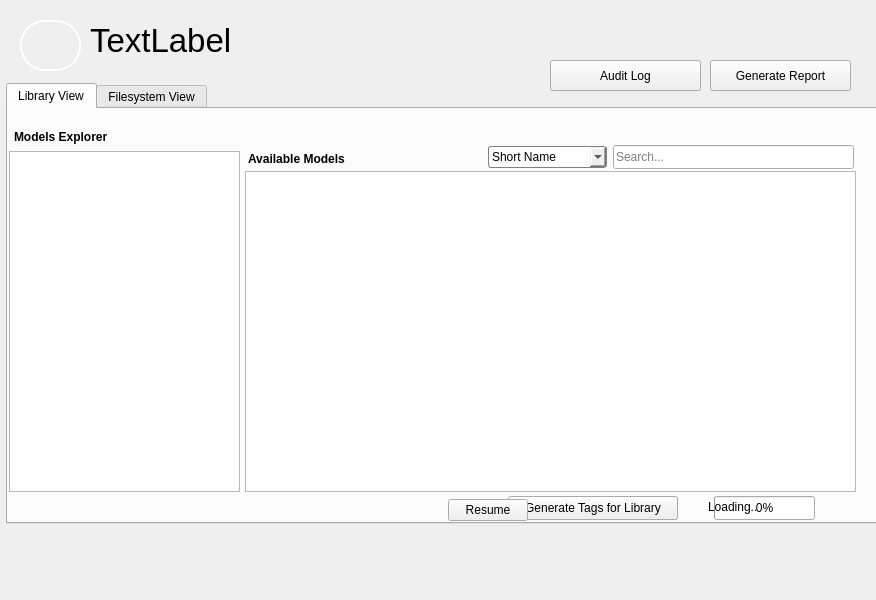
<?xml version="1.0" encoding="UTF-8"?>
<ui version="4.0">
 <class>LibraryWindow</class>
 <widget class="QWidget" name="LibraryWindow">
  <property name="geometry">
   <rect>
    <x>0</x>
    <y>0</y>
    <width>876</width>
    <height>600</height>
   </rect>
  </property>
  <property name="sizePolicy">
   <sizepolicy hsizetype="Expanding" vsizetype="Expanding">
    <horstretch>0</horstretch>
    <verstretch>0</verstretch>
   </sizepolicy>
  </property>
  <property name="windowTitle">
   <string>Library</string>
  </property>
  <widget class="QTabWidget" name="tabWidget">
   <property name="geometry">
    <rect>
     <x>6</x>
     <y>83</y>
     <width>911</width>
     <height>441</height>
    </rect>
   </property>
   <property name="maximumSize">
    <size>
     <width>16777215</width>
     <height>450</height>
    </size>
   </property>
   <property name="autoFillBackground">
    <bool>false</bool>
   </property>
   <property name="styleSheet">
    <string notr="true"/>
   </property>
   <property name="currentIndex">
    <number>0</number>
   </property>
   <widget class="QWidget" name="libraryTab">
    <attribute name="title">
     <string>Library View</string>
    </attribute>
    <widget class="QComboBox" name="searchFieldComboBox">
     <property name="geometry">
      <rect>
       <x>480</x>
       <y>37</y>
       <width>119</width>
       <height>22</height>
      </rect>
     </property>
     <property name="styleSheet">
      <string notr="true">    border: 1px solid gray;
    border-radius: 3px;
    padding: 1px 18px 1px 3px;
    min-width: 6em;
</string>
     </property>
     <item>
      <property name="text">
       <string>Short Name</string>
      </property>
     </item>
     <item>
      <property name="text">
       <string>Tags</string>
      </property>
     </item>
    </widget>
    <widget class="QListView" name="availableModelsView">
     <property name="geometry">
      <rect>
       <x>237</x>
       <y>62</y>
       <width>611</width>
       <height>321</height>
      </rect>
     </property>
     <property name="sizePolicy">
      <sizepolicy hsizetype="Expanding" vsizetype="Expanding">
       <horstretch>0</horstretch>
       <verstretch>1</verstretch>
      </sizepolicy>
     </property>
     <property name="autoFillBackground">
      <bool>true</bool>
     </property>
     <property name="resizeMode">
      <enum>QListView::ResizeMode::Adjust</enum>
     </property>
     <property name="spacing">
      <number>15</number>
     </property>
     <property name="gridSize">
      <size>
       <width>220</width>
       <height>140</height>
      </size>
     </property>
     <property name="viewMode">
      <enum>QListView::ViewMode::IconMode</enum>
     </property>
     <property name="uniformItemSizes">
      <bool>true</bool>
     </property>
    </widget>
    <widget class="QLabel" name="label_2">
     <property name="geometry">
      <rect>
       <x>240</x>
       <y>42</y>
       <width>141</width>
       <height>16</height>
      </rect>
     </property>
     <property name="font">
      <font>
       <bold>true</bold>
      </font>
     </property>
     <property name="text">
      <string>Available Models</string>
     </property>
     <property name="textFormat">
      <enum>Qt::TextFormat::PlainText</enum>
     </property>
    </widget>
    <widget class="QLineEdit" name="searchLineEdit">
     <property name="geometry">
      <rect>
       <x>605</x>
       <y>36</y>
       <width>241</width>
       <height>24</height>
      </rect>
     </property>
     <property name="placeholderText">
      <string>Search...</string>
     </property>
    </widget>
    <widget class="QLabel" name="explorerLabel">
     <property name="geometry">
      <rect>
       <x>6</x>
       <y>20</y>
       <width>231</width>
       <height>16</height>
      </rect>
     </property>
     <property name="font">
      <font>
       <pointsize>9</pointsize>
       <bold>true</bold>
      </font>
     </property>
     <property name="text">
      <string>Models Explorer</string>
     </property>
    </widget>
    <widget class="QListView" name="explorerModelsView">
     <property name="geometry">
      <rect>
       <x>1</x>
       <y>42</y>
       <width>231</width>
       <height>341</height>
      </rect>
     </property>
     <property name="sizePolicy">
      <sizepolicy hsizetype="Expanding" vsizetype="Expanding">
       <horstretch>0</horstretch>
       <verstretch>1</verstretch>
      </sizepolicy>
     </property>
     <property name="minimumSize">
      <size>
       <width>0</width>
       <height>0</height>
      </size>
     </property>
     <property name="frameShape">
      <enum>QFrame::Shape::StyledPanel</enum>
     </property>
     <property name="frameShadow">
      <enum>QFrame::Shadow::Raised</enum>
     </property>
     <property name="verticalScrollBarPolicy">
      <enum>Qt::ScrollBarPolicy::ScrollBarAsNeeded</enum>
     </property>
     <property name="horizontalScrollBarPolicy">
      <enum>Qt::ScrollBarPolicy::ScrollBarAlwaysOff</enum>
     </property>
     <property name="selectionMode">
      <enum>QAbstractItemView::SelectionMode::SingleSelection</enum>
     </property>
     <property name="selectionBehavior">
      <enum>QAbstractItemView::SelectionBehavior::SelectRows</enum>
     </property>
     <property name="iconSize">
      <size>
       <width>16</width>
       <height>16</height>
      </size>
     </property>
     <property name="uniformItemSizes">
      <bool>true</bool>
     </property>
    </widget>
    <widget class="QProgressBar" name="progressBar">
     <property name="geometry">
      <rect>
       <x>706</x>
       <y>387</y>
       <width>101</width>
       <height>24</height>
      </rect>
     </property>
     <property name="minimum">
      <number>0</number>
     </property>
     <property name="maximum">
      <number>100</number>
     </property>
     <property name="value">
      <number>0</number>
     </property>
     <property name="visible">
      <bool>false</bool>
     </property>
    </widget>
    <widget class="QLabel" name="statusLabel">
     <property name="geometry">
      <rect>
       <x>700</x>
       <y>390</y>
       <width>200</width>
       <height>16</height>
      </rect>
     </property>
     <property name="text">
      <string>Loading..</string>
     </property>
    </widget>
    <widget class="QPushButton" name="cancelButton">
     <property name="geometry">
      <rect>
       <x>590</x>
       <y>387</y>
       <width>80</width>
       <height>24</height>
      </rect>
     </property>
     <property name="styleSheet">
      <string notr="true">
                    padding: 4px 12px;
                  </string>
     </property>
     <property name="text">
      <string>Cancel</string>
     </property>
    </widget>
    <widget class="QPushButton" name="pauseButton">
     <property name="geometry">
      <rect>
       <x>500</x>
       <y>387</y>
       <width>80</width>
       <height>24</height>
      </rect>
     </property>
     <property name="styleSheet">
      <string notr="true">
                    padding: 4px 12px;
                  </string>
     </property>
     <property name="text">
      <string>Pause</string>
     </property>
    </widget>
    <widget class="QPushButton" name="generateAllTagsButton">
     <property name="geometry">
      <rect>
       <x>500</x>
       <y>387</y>
       <width>170</width>
       <height>24</height>
      </rect>
     </property>
     <property name="styleSheet">
      <string notr="true">
                    padding: 4px 12px;
                  </string>
     </property>
     <property name="text">
      <string>Generate Tags for Library</string>
     </property>
    </widget>
    <widget class="QPushButton" name="resumeButton">
     <property name="geometry">
      <rect>
       <x>440</x>
       <y>390</y>
       <width>80</width>
       <height>22</height>
      </rect>
     </property>
     <property name="text">
      <string>Resume</string>
     </property>
    </widget>
    <zorder>label_2</zorder>
    <zorder>searchLineEdit</zorder>
    <zorder>explorerLabel</zorder>
    <zorder>explorerModelsView</zorder>
    <zorder>progressBar</zorder>
    <zorder>statusLabel</zorder>
    <zorder>searchFieldComboBox</zorder>
    <zorder>availableModelsView</zorder>
    <zorder>cancelButton</zorder>
    <zorder>pauseButton</zorder>
    <zorder>horizontalSpacer</zorder>
    <zorder>generateAllTagsButton</zorder>
    <zorder>resumeButton</zorder>
   </widget>
   <widget class="QWidget" name="filesystemTab">
    <attribute name="title">
     <string>Filesystem View</string>
    </attribute>
    <layout class="QHBoxLayout" name="filesystemLayout">
     <property name="leftMargin">
      <number>0</number>
     </property>
     <property name="rightMargin">
      <number>0</number>
     </property>
     <property name="bottomMargin">
      <number>0</number>
     </property>
     <item>
      <widget class="QWidget" name="fsContainer">
       <layout class="QVBoxLayout" name="fsContainerLayout">
        <property name="leftMargin"><number>6</number></property>
        <property name="topMargin"><number>6</number></property>
        <property name="rightMargin"><number>6</number></property>
        <property name="bottomMargin"><number>6</number></property>
        <item> <!-- Controls row -->
         <layout class="QHBoxLayout" name="fsControlsLayout">
          <item>
           <widget class="QPushButton" name="expandOneLevelButton">
            <property name="text"><string>Expand Depth +1</string></property>
           </widget>
          </item>
          <item>
           <widget class="QPushButton" name="collapseAllButton">
            <property name="text"><string>Collapse All</string></property>
           </widget>
          </item>
          <item>
           <spacer name="fsControlsSpacer">
            <property name="orientation"><enum>Qt::Horizontal</enum></property>
            <property name="sizeHint">
             <size><width>40</width><height>20</height></size>
            </property>
           </spacer>
          </item>
         </layout> <!-- layout fsControlsLayout -->
        </item> <!-- Controls row -->
        <item> <!-- Tree-view w/ check boxes-->
         <widget class="QTreeView" name="fileSystemTreeView">
          <property name="sizePolicy">
           <sizepolicy hsizetype="Expanding" vsizetype="Expanding">
            <horstretch>1</horstretch>
            <verstretch>0</verstretch>
           </sizepolicy>
          </property>
         </widget>
        </item>
       </layout> <!-- layout fsContainerLayout -->
      </widget> <!-- widget fsContainer -->
     </item> <!-- Tree-view w/ check boxes-->
    </layout> <!-- layout filesystemLayout -->
   </widget> <!-- widget filesystemTab -->
  </widget>
  <widget class="QLabel" name="currentLibrary">
   <property name="geometry">
    <rect>
     <x>90</x>
     <y>20</y>
     <width>311</width>
     <height>41</height>
    </rect>
   </property>
   <property name="font">
    <font>
     <pointsize>25</pointsize>
    </font>
   </property>
   <property name="text">
    <string>TextLabel</string>
   </property>
  </widget>
  <widget class="QPushButton" name="generateReportButton">
   <property name="geometry">
    <rect>
     <x>710</x>
     <y>60</y>
     <width>141</width>
     <height>31</height>
    </rect>
   </property>
   <property name="text">
    <string>Generate Report</string>
   </property>
  </widget>
  <widget class="QPushButton" name="auditLogButton">
   <property name="geometry">
    <rect>
     <x>550</x>
     <y>60</y>
     <width>151</width>
     <height>31</height>
    </rect>
   </property>
   <property name="text">
    <string>Audit Log</string>
   </property>
  </widget>
  <widget class="QPushButton" name="backButton">
   <property name="geometry">
    <rect>
     <x>20</x>
     <y>20</y>
     <width>61</width>
     <height>51</height>
    </rect>
   </property>
   <property name="styleSheet">
    <string notr="true">
 border: 2px white;
 border-style: outset;
 border-width: 2px;
border-radius: 25px;
color: white;


</string>
   </property>
   <property name="text">
    <string/>
   </property>
   <property name="icon">
    <iconset theme="QIcon::ThemeIcon::GoHome"/>
   </property>
   <property name="iconSize">
    <size>
     <width>32</width>
     <height>32</height>
    </size>
   </property>
  </widget>
 </widget>
 <resources/>
 <connections/>
</ui>
